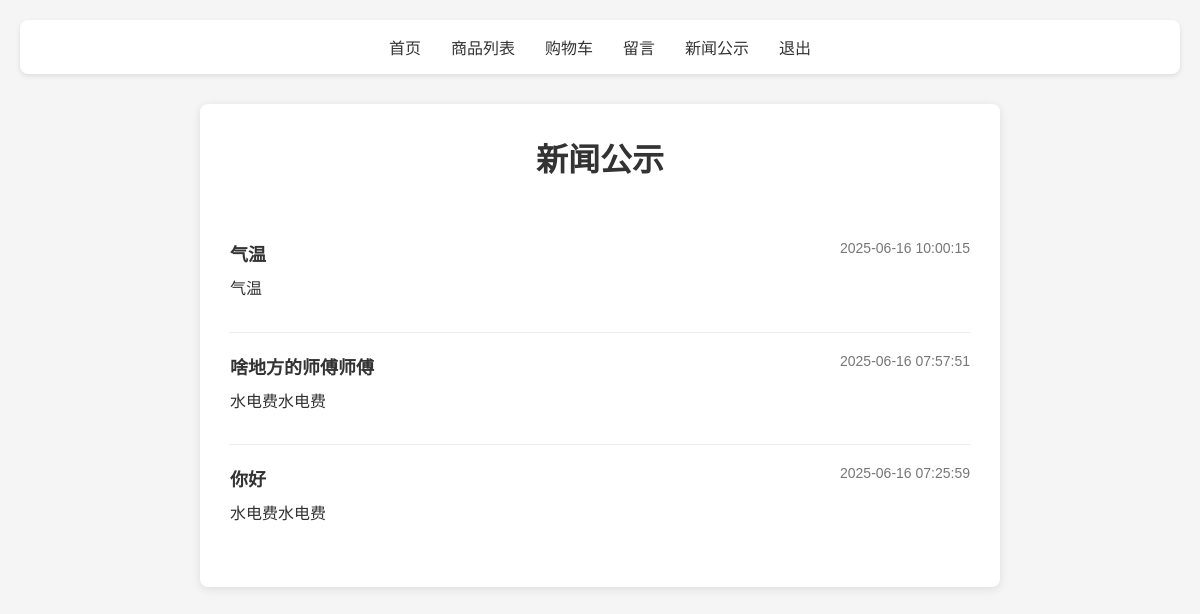
Page /news.php on the committed database.
### tables this page shows
CREATE TABLE `news` (
  `id` int(10) unsigned NOT NULL AUTO_INCREMENT,
  `title` varchar(100) NOT NULL,
  `content` text NOT NULL,
  `created_at` timestamp NOT NULL DEFAULT CURRENT_TIMESTAMP,
  PRIMARY KEY (`id`)
);

### news.php (the view, shortened to what this page needs)
<?php
include 'config.php';
$news = $conn->query("SELECT * FROM news ORDER BY created_at DESC");
?>
<!DOCTYPE html>
<html>
<head>
</head>
<body>
    <header>
        <nav>
            <ul>
                <li><a href="index.php">首页</a></li>
                <li><a href="products.php">商品列表</a></li>
                <li><a href="cart.php">购物车</a></li>
                <li><a href="message.php">留言</a></li>
                <li><a href="news.php">新闻公示</a></li>
				<li><a href="logout.php">退出</a></li>
            </ul>
        </nav>
    </header>
    <main class="container">
        <h1>新闻公示</h1>
        <div class="news-list">
            <?php if ($news->num_rows > 0): ?>
                <?php while ($new = $news->fetch_assoc()): ?>
                    <div class="news-item">
                        <div class="news-header">
                            <h3><?php echo htmlspecialchars($new['title']); ?></h3>
                            <span class="news-time"><?php echo $new['created_at']; ?></span>
                        </div>
                        <div class="news-content">
                            <?php echo htmlspecialchars($new['content']); ?>
                        </div>
                    </div>
                <?php endwhile; ?>
            <?php else: ?>
                <p style="text-align: center; padding: 30px 0; color: #777;">暂无新闻。</p>
            <?php endif; ?>
        </div>
    </main>
</body>
</html>

### news.php (style rules this page uses)
* { margin: 0; padding: 0; box-sizing: border-box; font-family: 'Arial', sans-serif; }
body { background-color: #f5f5f5; padding: 20px; }
.container { max-width: 800px; margin: 0 auto; background-color: #fff; padding: 30px; border-radius: 8px; box-shadow: 0 2px 10px rgba(0, 0, 0, 0.1); }
header { background-color: #fff; padding: 15px 20px; box-shadow: 0 2px 5px rgba(0, 0, 0, 0.1); margin-bottom: 30px; border-radius: 8px; }
nav ul { display: flex; list-style: none; justify-content: center; }
nav ul li { margin: 0 15px; }
nav ul li a { text-decoration: none; color: #333; font-weight: 500; transition: color 0.3s; }
h1 { text-align: center; margin-bottom: 30px; color: #333; }
.news-list { margin-top: 40px; }
.news-item { border-bottom: 1px solid #eee; padding: 20px 0; }
.news-item:last-child { border-bottom: none; }
.news-header { display: flex; justify-content: space-between; margin-bottom: 10px; }
.news-header h3 { margin: 0; font-size: 18px; color: #333; }
.news-time { color: #777; font-size: 14px; }
.news-content { margin-bottom: 10px; line-height: 1.6; color: #333; }

### rows in the picture
news: title "气温", created_at "2025-06-16 10:00:15", content "气温"
news: title "啥地方的师傅师傅", created_at "2025-06-16 07:57:51", content "水电费水电费"
news: title "你好", created_at "2025-06-16 07:25:59", content "水电费水电费"
